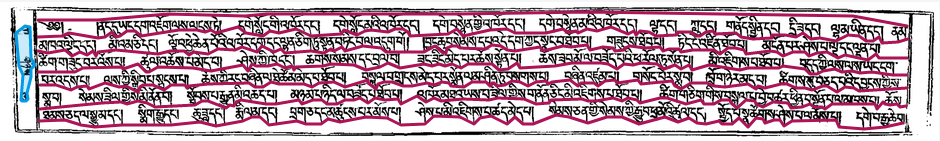
#> input picture assets/imgs/page-01.png, 940 x 141 px
$ python -i custom_ocropy_pageseg.py   (imports and definitions only)
#> lines starting #> are read from the running program, lines starting #| are printed output that depends on the picture; after the words box and inside, x2 and y2 are one past the last pixel; in counts of white or black regions, pixels touching at a corner belong together
import argparse
import os
import glob
import subprocess
from urllib.request import urlopen
from bs4 import BeautifulSoup
from multiprocessing import Process, Queue
from tqdm import tqdm

import cv2
import numpy as np

def page_length():
    with open('data/links.html') as fp:
        soup = BeautifulSoup(fp, 'html.parser')
    pg_len = []
    for a in soup.find_all('a'):
        o = a['href'].split('%')
        code = o[1].split('C')[-1]
        vol = o[2].split('C')[-1]
        ln = o[-1].split('C')[-1]
        pg_len.append((code, vol, ln))
    return pg_len


def download_all_volumes(q):
    for code, vol, ln in page_length()[args.vol-1:]:
        vol_dir = 'data/volumes/' + 'vol-{}'.format(vol)
        if not os.path.exists(vol_dir):
             os.makedirs(vol_dir)
        print('[INFO]  Volume-{} downloading....'.format(vol))
        for pg in tqdm(range(args.page, int(ln)+1)):
            url = 'https://www.tbrc.org/browser/ImageService?work=W22084&igroup={}&image={}&first=1&last={}&fetchimg=yes'.format(code, pg+2, ln)
            page_fn = vol_dir + '/page-{0:03d}.png'.format(pg)
            if not os.path.exists(page_fn) or (os.path.isfile(page_fn) and os.path.getsize(page_fn) == 0):
                with open(page_fn, 'wb') as f:
                    f.write(urlopen(url).read())

            # Put page into queue
            q.put(page_fn)


def page_name(fn):
    f_dir = fn.split("/")
    fn = f_dir[-1]
    vol_dir = os.path.join('output/volumes', f_dir[-2])
    if not os.path.exists(vol_dir):
            os.makedirs(vol_dir)
    fn_path = os.path.join(vol_dir, fn)
    return fn_path


def preprocess(fn):
    '''Reize the image, set correct page number and set dpi to 300
       Return: correct page number of Pecha'''
#> called with fn = 'assets/imgs/page-01.png'

    def _get_border_lines(img):
        # Convert to gray scale and threshold
        gray = cv2.cvtColor(img, cv2.COLOR_BGR2GRAY)
        ret,thresh = cv2.threshold(gray,150,255,cv2.THRESH_BINARY_INV)

        ## opening
        # Detect Horizontal border line
        kernel = np.ones((1, 500), np.uint8)
        opening_h = cv2.morphologyEx(thresh, cv2.MORPH_OPEN, kernel)
        kernel = np.ones((2, 200), np.uint8)  # note this is a horizontal kernel
        d_im = cv2.dilate(opening_h, kernel, iterations=5)
        e_im = cv2.erode(d_im, kernel, iterations=1)
        opening_h = e_im

        # Detect Vertical border line
        kernel = np.ones((100, 1), np.uint8)
        opening_v = cv2.morphologyEx(thresh, cv2.MORPH_OPEN, kernel)
        kernel = np.ones((200, 2), np.uint8)  # note this is a horizontal kernel
        d_im = cv2.dilate(opening_v, kernel, iterations=3)
        e_im = cv2.erode(d_im, kernel, iterations=1)
        opening_v = e_im

        # Combine the hori and vert to form border box
        opening = opening_h + opening_v

        # Probabilistic Hough Line Transformation on border box
        ret,thresh2 = cv2.threshold(opening,127,255,cv2.THRESH_BINARY)
        gray = cv2.bilateralFilter(thresh2, 11, 17, 17)

        edged = cv2.Canny(gray, 10, 100)

        minLineLength = 5000
        maxLineGap = 100
        lines = cv2.HoughLinesP(edged.copy(),1,np.pi/180,100,minLineLength,maxLineGap)

        return lines

    def _remove_border_text(lines, img):

        def _is_horizontal(line):
            x1, y1, x2, y2 = line
            return y1 == y2 and x1 != x2

        def _is_left(line, ref):
            x1, y1, x2, y2 = line
            return x1 < ref['left']

        def _is_top(line, ref):
            x1, y1, x2, y2 = line
            return y1 < ref['top']

        def _find_rectangle(line, img):
            ref = {'left': 250, 'right': 2750,
                   'top': 100, 'bottom': 500}
            rect = []
            x1, y1, x2, y2 = line
            height, width, _ = img.shape

            if _is_horizontal(line):
				# extends the vertical line till end according to the reference
                if x2 < ref['left']:
                    x2 = 0
                    line[2] = 0
                if x1 > ref['right']:
                    x1 = width
                    line[0] = width
                rect.append(line)

                if _is_top(line, ref):
                    rect.append([x1, 0, x2, 0])
                else:
                    rect.append([x1, height, x2, height])
            else:
				# extends the vertical line till end according to the reference
                if y2 < ref['top']:
                    y2 = 0
                    line[3] = 0
                if y1 > ref['bottom']:
                    y1 = height
                    line[1] = height
                rect.append(line)

                if _is_left(line, ref):
                    rect.append([0, y1, 0, y2])
                else:
                    rect.append([width, y1, width, y2])

            return rect

        try:
            for line in lines:
                rect = _find_rectangle(line[0], img)
                tl = tuple(rect[1][:2])
                br = tuple(rect[0][2:])
                cv2.rectangle(img, tl, br, (255, 255, 255), -1)
        except:
            pass

        return img

    def _resize(img):
        r = 600.0 / img.shape[0]
        dim = (int(img.shape[1] * r), 600)
        resized = cv2.resize(img, dim, interpolation = cv2.INTER_AREA)
        return resized

    img = cv2.imread(fn)
#> img is the input picture: shape (141, 940, 3); mean B, G, R 171.7, 161.6, 183.3
    fn = page_name(fn)

    img = _resize(img)
#> in _resize, `resized = cv2.resize(img, dim, interpolation = cv2.INTER_AREA)`:
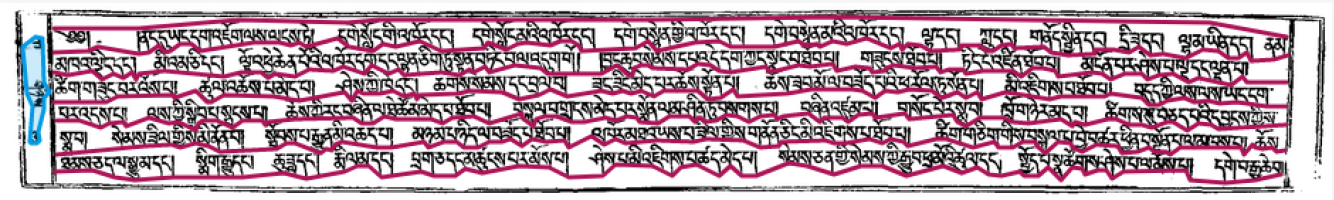
#> resized: shape (600, 4000, 3) (shown at 1/3 size); mean B, G, R 171.7, 161.5, 183.3
    lines = _get_border_lines(img)
#> in _get_border_lines, `gray = cv2.cvtColor(img, cv2.COLOR_BGR2GRAY)`:
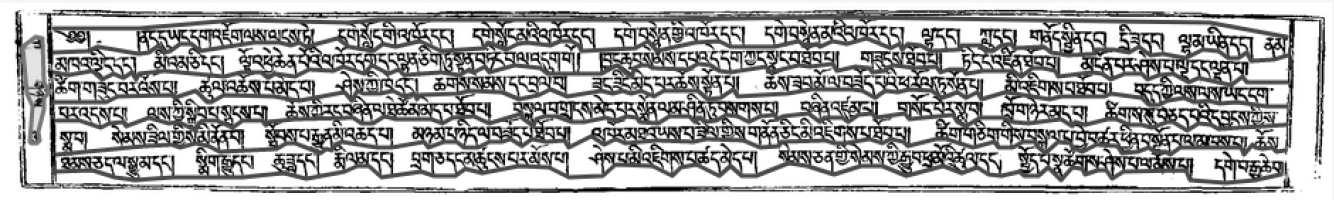
#> gray: shape (600, 4000) (shown at 1/3 size); min 0, max 255, mean 169.2
#> in _get_border_lines, `ret,thresh = cv2.threshold(gray,150,255,cv2.THRESH_BINARY_INV)`:
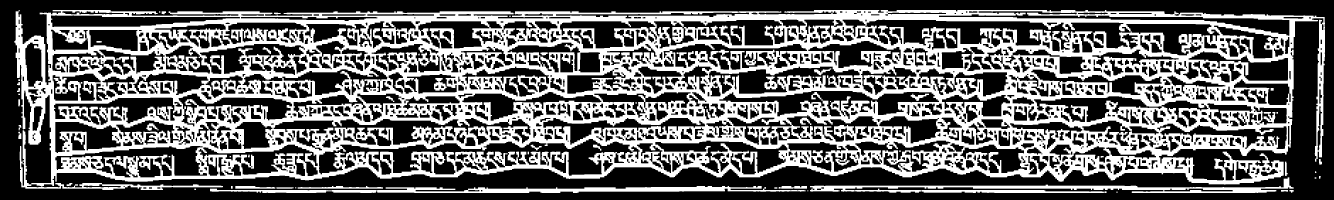
#> thresh: shape (600, 4000) (shown at 1/3 size); 40.4% white; 59 white regions (11 under 20 px), largest, box (x1, y1, x2, y2) and area: (43, 30, 3975, 570) 922391, (2430, 532, 3881, 579) 20440, (630, 558, 2417, 579) 17996
#> in _get_border_lines, `opening_h = cv2.morphologyEx(thresh, cv2.MORPH_OPEN, kernel)`:
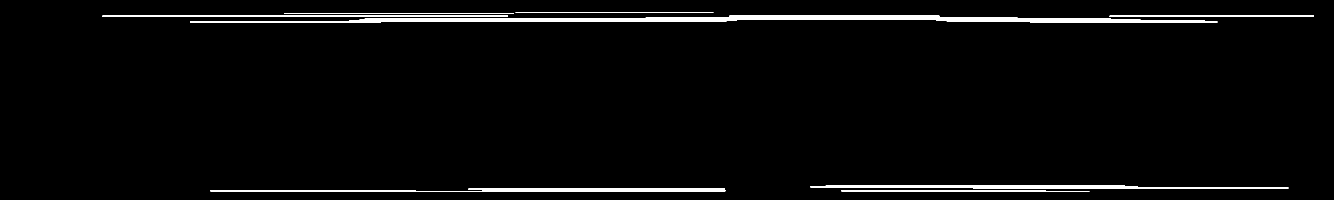
#> opening_h: shape (600, 4000) (shown at 1/3 size); 2.5% white; 8 white regions, largest, box (x1, y1, x2, y2) and area: (571, 47, 3652, 68) 30581, (631, 566, 2176, 575) 8750, (2431, 557, 3865, 566) 8607
#> in _get_border_lines, `d_im = cv2.dilate(opening_h, kernel, iterations=5)`: d_im: shape (600, 4000); 7.4% white; 2 white regions, box (x1, y1, x2, y2) and area: (0, 38, 4000, 73) 112835, (136, 557, 4000, 580) 65308
#> in _get_border_lines, `e_im = cv2.erode(d_im, kernel, iterations=1)`: e_im: shape (600, 4000); 6.7% white; 2 white regions, box (x1, y1, x2, y2) and area: (0, 39, 4000, 73) 102764, (236, 558, 4000, 580) 57726
#> in _get_border_lines, `opening_v = cv2.morphologyEx(thresh, cv2.MORPH_OPEN, kernel)`: opening_v: shape (600, 4000); 0.87% white; 14 white regions, largest, box (x1, y1, x2, y2) and area: (144, 39, 166, 559) 5848, (59, 44, 76, 389) 2712, (3949, 60, 3962, 478) 2325
#> in _get_border_lines, `d_im = cv2.dilate(opening_v, kernel, iterations=3)`: d_im: shape (600, 4000); 3.4% white; 9 white regions, largest, box (x1, y1, x2, y2) and area: (51, 0, 80, 600) 16452, (3949, 0, 3977, 600) 16147, (144, 0, 169, 600) 14304
#> in _get_border_lines, `e_im = cv2.erode(d_im, kernel, iterations=1)`: e_im: shape (600, 4000); 2.8% white; 9 white regions, largest, box (x1, y1, x2, y2) and area: (52, 0, 80, 600) 14361, (3950, 0, 3977, 600) 14240, (145, 0, 169, 600) 12809
#> in _get_border_lines, `ret,thresh2 = cv2.threshold(opening,127,255,cv2.THRESH_BINARY)`:
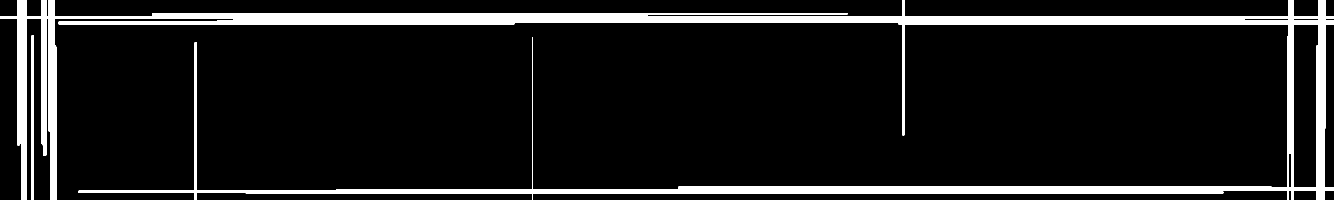
#> thresh2: shape (600, 4000) (shown at 1/3 size); 9.4% white; 2 white regions, box (x1, y1, x2, y2) and area: (0, 0, 4000, 600) 223360, (94, 106, 101, 600) 3436
#> in _get_border_lines, `edged = cv2.Canny(gray, 10, 100)`:
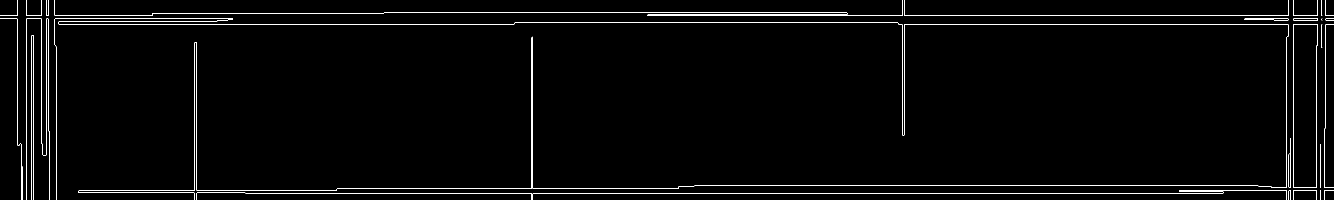
#> edged: shape (600, 4000) (shown at 1/3 size); 1.2% white in thin lines or dots
#> in _get_border_lines, `lines = cv2.HoughLinesP(edged.copy(),1,np.pi/180,100,minLineLength,max..`: lines = 41 rows, first 6: [1943, 47, 2706, 47], [176, 72, 1542, 72], [736, 579, 1594, 579], [2083, 557, 3774, 557], [1152, 38, 2540, 38], [1544, 68, 2693, 68]
    img = _remove_border_text(lines, img)
#> the loop in _remove_border_text, `for line in lines:` made 41 passes
#> (line, rect) on passes 12, 13, 14, 15, 16, 17, 19: ([[3860, 562, 3860, 111]], [[3860, 600, 3860, 111], [4000, 600, 4000, 111]]), ([[93, 599, 93, 129]], [[93, 600, 93, 129], [0, 600, 0, 129]]), ([[3949, 562, 3949, 137]], [[3949, 600, 3949, 137], [4000, 600, 4000, 137]]), ([[3879, 561, 3879, 74]], [[3879, 600, 3879, 0], [4000, 600, 4000, 0]]), ([[100, 599, 100, 106]], [[100, 600, 100, 106], [0, 600, 0, 106]]), ([[168, 599, 168, 139]], [[168, 600, 168, 139], [0, 600, 0, 139]]), ([[124, 430, 124, 56]], [[124, 430, 124, 0], [0, 430, 0, 0]])
#> rect on passes 1 to 6: [[1943, 47, 2706, 47], [1943, 0, 2706, 0]], [[176, 72, 1542, 72], [176, 0, 1542, 0]], [[736, 579, 1594, 579], [736, 600, 1594, 600]], [[2083, 557, 3774, 557], [2083, 600, 3774, 600]], [[1152, 38, 2540, 38], [1152, 0, 2540, 0]], [[1544, 68, 2693, 68], [1544, 0, 2693, 0]]
#> after the loop in _remove_border_text, `for line in lines:`:
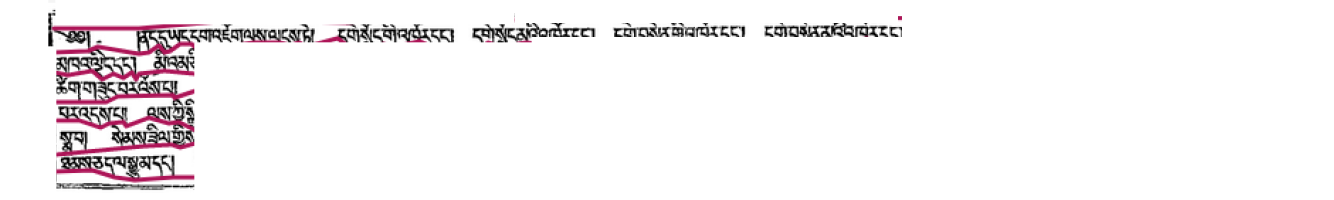
#> img: shape (600, 4000, 3) (shown at 1/3 size); mean B, G, R 243.2, 242, 244.7
    cv2.imwrite(fn, img)
    return fn

def pageseg(fn):
    cmd = 'ocropus_venv/bin/python lib/pageseg.py --maxlines 9 --usegauss --maxcolseps 0 ' + fn
    # subprocess.check_output(cmd)
    subprocess.call(cmd, shell=True)

def process(q):
    while True:
        fn = q.get()
        if fn is None: break
        fn = preprocess(fn)
        pageseg(fn)


# [24 lines not run here, left out]

>>> result = preprocess('assets/imgs/page-01.png')
